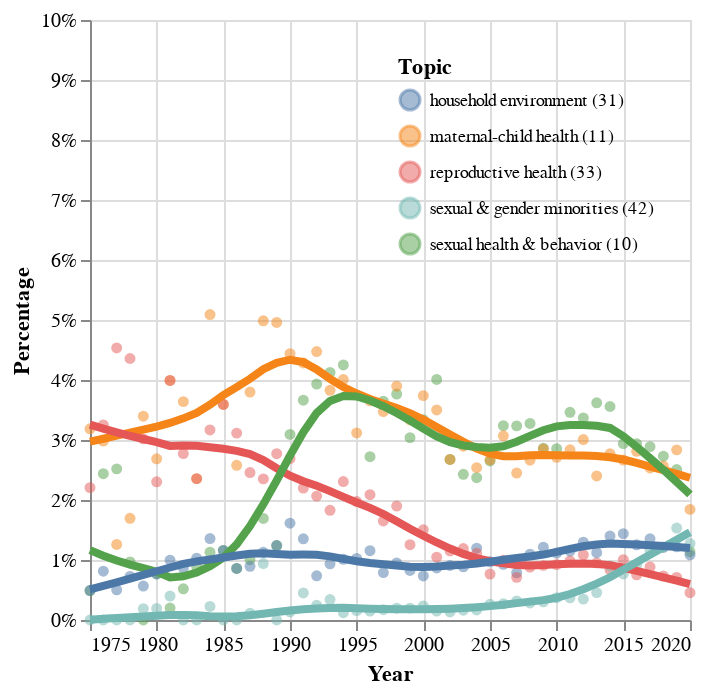

Notebook code cell kept with this figure:
### Code cell
dftp_list2 = dft_list2.pivot_table(index=['Dominant_Topic','Year'],columns='Topic_Name_No', values='Percentage')
dftp_list2.reset_index(inplace=True)

base = alt.Chart(dftp_list2).mark_circle(opacity=0.5).transform_fold(
    fold=list2,
    as_=['Topic_Name_No', 'Percentage']
).encode(
    alt.X('Year:T'),
    alt.Y('Percentage:Q',axis=alt.Axis(format='%'), scale=alt.Scale(domain=[0, .1])),
    alt.Color('Topic_Name_No:N', 
    legend=alt.Legend(title="Topic", 
                      titleFont="Avenir", 
                      labelFont="Avenir", 
                      labelFontSize=9, 
                      orient='top-right'))).properties(width=300,height=300)
    
base+base.transform_loess('Year','Percentage',groupby=['Topic_Name_No']).mark_line(size=4)

### Figure 1 — Vega-Lite specification as saved in the notebook (floating-point values rounded to 4 significant figures; data arrays with more than 128 entries replaced by an {"elided": "..."} marker saying what was removed)
{"config": {"view": {"continuousWidth": 300, "continuousHeight": 300}}, "layer": [{"mark": {"type": "circle", "opacity": 0.5}, "encoding": {"color": {"field": "Topic_Name_No", "legend": {"labelFont": "Avenir", "labelFontSize": 9, "orient": "top-right", "title": "Topic", "titleFont": "Avenir"}, "type": "nominal"}, "x": {"field": "Year", "type": "temporal"}, "y": {"axis": {"format": "%"}, "field": "Percentage", "scale": {"domain": [0, 0.1]}, "type": "quantitative"}}, "transform": [{"fold": ["maternal-child health (11)", "reproductive health (33)", "sexual & gender minorities (42)", "sexual health & behavior (10)", "household environment (31)"], "as": ["Topic_Name_No", "Percentage"]}]}, {"mark": {"type": "line", "size": 4}, "encoding": {"color": {"field": "Topic_Name_No", "legend": {"labelFont": "Avenir", "labelFontSize": 9, "orient": "top-right", "title": "Topic", "titleFont": "Avenir"}, "type": "nominal"}, "x": {"field": "Year", "type": "temporal"}, "y": {"axis": {"format": "%"}, "field": "Percentage", "scale": {"domain": [0, 0.1]}, "type": "quantitative"}}, "transform": [{"fold": ["maternal-child health (11)", "reproductive health (33)", "sexual & gender minorities (42)", "sexual health & behavior (10)", "household environment (31)"], "as": ["Topic_Name_No", "Percentage"]}, {"loess": "Percentage", "on": "Year", "groupby": ["Topic_Name_No"]}]}], "data": {"name": "data-a4e827119448bcd54ddae8188a5ee75e"}, "height": 300, "width": 300, "$schema": "https://vega.github.io/schema/vega-lite/v5.15.1.json", "datasets": {"data-a4e827119448bcd54ddae8188a5ee75e": {"elided": "230 records"}}}
